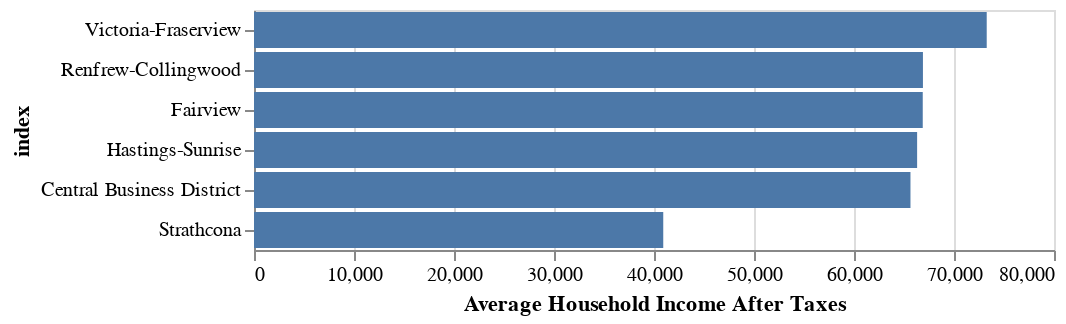

The notebook cell saved with this chart:
### Code cell
dfinc2 = dfinc.reset_index()

y = alt.Chart(dfinc2).mark_bar(opacity=1).encode(
    x='Average Household Income After Taxes',
    y=alt.Y('index', sort='-x')
)

y

### Figure 1 — Vega-Lite specification as saved in the notebook (floating-point values rounded to 4 significant figures)
{"config": {"view": {"continuousWidth": 400, "continuousHeight": 300}}, "data": {"name": "data-c33e61d1b7fe2c7b287bc6ceb151cd65"}, "mark": {"type": "bar", "opacity": 1}, "encoding": {"x": {"type": "quantitative", "field": "Average Household Income After Taxes"}, "y": {"type": "nominal", "field": "index", "sort": "-x"}}, "$schema": "https://vega.github.io/schema/vega-lite/v4.8.1.json", "datasets": {"data-c33e61d1b7fe2c7b287bc6ceb151cd65": [{"level_0": 0, "index": "Central Business District", "Average Household Income After Taxes": 65650.0, "Median Household Income After Taxes": 53570.0}, {"level_0": 1, "index": "Strathcona", "Average Household Income After Taxes": 40920.0, "Median Household Income After Taxes": 22540.0}, {"level_0": 2, "index": "Hastings-Sunrise", "Average Household Income After Taxes": 66310.0, "Median Household Income After Taxes": 53150.0}, {"level_0": 3, "index": "Renfrew-Collingwood", "Average Household Income After Taxes": 66890.0, "Median Household Income After Taxes": 57530.0}, {"level_0": 4, "index": "Victoria-Fraserview", "Average Household Income After Taxes": 73270.0, "Median Household Income After Taxes": 61220.0}, {"level_0": 5, "index": "Fairview", "Average Household Income After Taxes": 66880.0, "Median Household Income After Taxes": 53160.0}]}}
